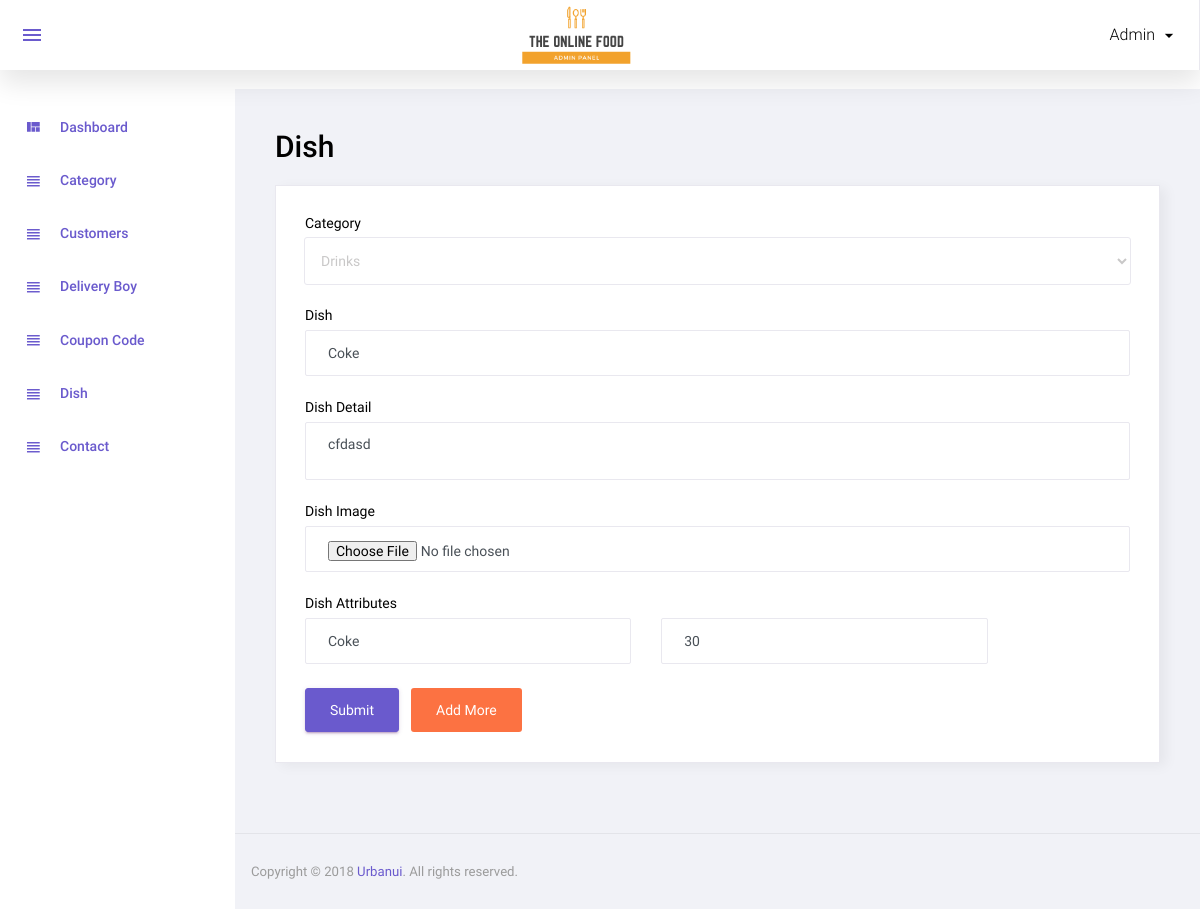
Before: /admin/manage_dish.php?id=3 (signed in) with the older database file.
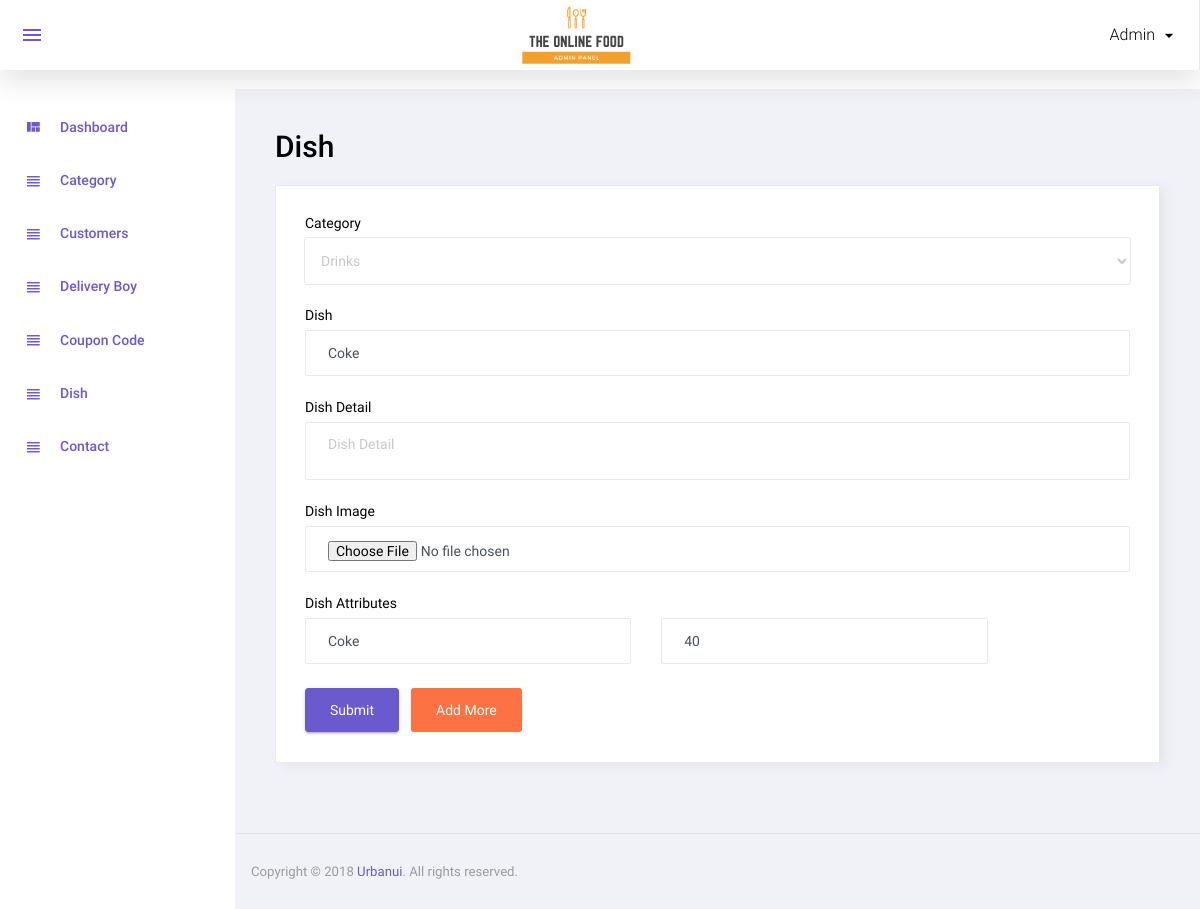
After: the same page with the newer database file.
### tables this page shows
CREATE TABLE `dish` (
  `id` int(11) NOT NULL,
  `category_id` int(11) NOT NULL,
  `dish` varchar(100) NOT NULL,
  `dish_detail` text NOT NULL,
  `image` varchar(100) NOT NULL,
  `status` int(11) NOT NULL,
  `added_on` datetime NOT NULL
);

CREATE TABLE `dish_details` (
  `id` int(11) NOT NULL,
  `dish_id` int(11) NOT NULL,
  `attribute` varchar(100) NOT NULL,
  `price` int(11) NOT NULL,
  `status` int(11) NOT NULL,
  `added_on` datetime NOT NULL
);

### function.inc.php (called while the page is built, shortened)
<?php
function get_safe_value($str){
    global  $con;
    $str=mysqli_real_escape_string($con,$str);
    return $str;
}
    ?>

### admin/manage_dish.php (the view, shortened to what this page needs)
<?php
include('top.php');
$category_id="";
$dish="";
$dish_detail="";
$id="";
$image_status='required';
if(isset($_GET['id']) && $_GET['id']>0){
	$id=get_safe_value($_GET['id']);
	$row=mysqli_fetch_assoc(mysqli_query($con,"select * from dish where id='$id'"));
	$category_id=$row['category_id'];
	$dish=$row['dish'];
	$dish_detail=$row['dish_detail'];
	$image_status='';
}
$res_category=mysqli_query($con,"select * from category where status='1' order by category asc")
?>
<div class="row">
			<h1 class="grid_title ml10 ml15">Dish</h1>
            <div class="col-12 grid-margin stretch-card">
              <div class="card">
                <div class="card-body">
                  <form class="forms-sample" method="post" enctype="multipart/form-data">
                    <div class="form-group">
                      <label for="exampleInputName1">Category</label>
                      <select class="form-control" name="category_id" required>
						<?php
						while($row_category=mysqli_fetch_assoc($res_category)){
							if($row_category['id']==$category_id){
								echo "<option value='".$row_category['id']."' selected>".$row_category['category']."</option>";
							}else{
								echo "<option value='".$row_category['id']."'>".$row_category['category']."</option>";
							}
						}
						?>
					  </select>
                    </div>
					<div class="form-group">
                      <label for="exampleInputName1">Dish</label>
                      <input type="text" class="form-control" placeholder="dish" name="dish" required value="<?php echo $dish?>">
                    </div>
                    <div class="form-group">
                      <label for="exampleInputEmail3" required>Dish Detail</label>
                      <textarea name="dish_detail" class="form-control" placeholder="Dish Detail"><?php echo $dish_detail?></textarea>
                    </div>
					<div class="form-group">
                      <label for="exampleInputEmail3">Dish Image</label>
                      <input type="file" class="form-control" placeholder="Dish Image" name="image" <?php echo $image_status?>>
                    </div>
					<div class="form-group" id="dish_box1">
						<label for="exampleInputEmail3">Dish Attributes</label>
					<?php if($id==0){?>
						<div class="row">
							<div class="col-5">
								<input type="text" class="form-control" placeholder="Attribute" name="attribute[]" required>
							</div>
							<div class="col-5">
								<input type="text" class="form-control" placeholder="Price" name="price[]" required>
							</div>
						</div>
					<?php } else{
						$dish_details_res=mysqli_query($con,"select * from dish_details where dish_id='$id'");
						while($dish_details_row=mysqli_fetch_assoc($dish_details_res)){
						?>
						<div class="row mt8">
							<div class="col-5">
								<input type="text" class="form-control" placeholder="Attribute" name="attribute[]" required value="<?php echo $dish_details_row['attribute']?>">
							</div>
							<div class="col-5">
								<input type="text" class="form-control" placeholder="Price" name="price[]" required  value="<?php echo $dish_details_row['price']?>">
							</div>
						</div>
					<?php
					} } ?>
					</div>
                    <button type="submit" class="btn btn-primary mr-2" name="submit">Submit</button>
					<button type="button" class="btn badge-danger mr-2" onclick="add_more()">Add More</button>
                  </form>
                </div>
              </div>
            </div>
		 </div>
<?php include('footer.php');?>

Changed rows visible on the page:
changed dish "Coke": dish_detail "cfdasd" → (not shown)
changed dish_details "Coke": price "30" → "40"
